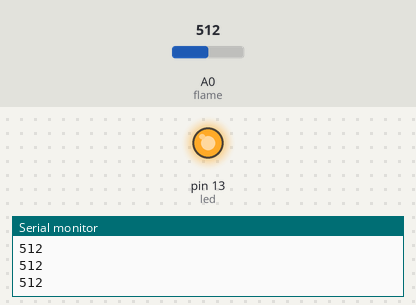
This sketch was run on a simulated Arduino Uno, built with avr-gcc and run on an emulated ATmega328P. On the bench: output pins drawn as LEDs (lit = HIGH), the last lines printed to the serial monitor. Inputs (shaded band) come from the test bench; at power-on: A0 (flame) = 512.

Above: at 1.2 s.
1.3 s: A0 (flame) set to 35
2.8 s: A0 (flame) set to 28
At 4.0 s:
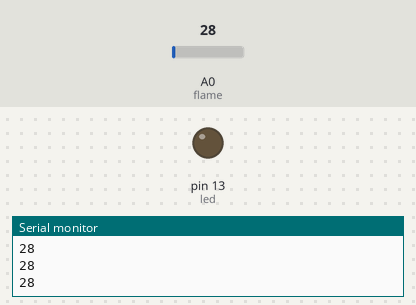
4.3 s: A0 (flame) set to 122
At 5.3 s:
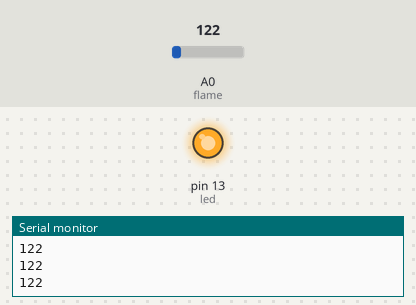
5.8 s: A0 (flame) set to 20
At 6.5 s:
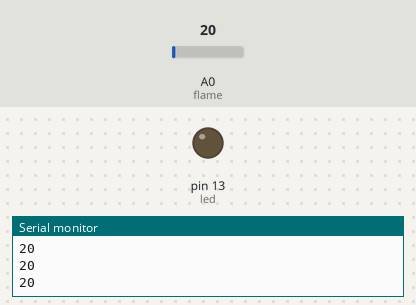
Timing chart, 0 to 8.3 s (numbered marks = the images above; inputs shaded):
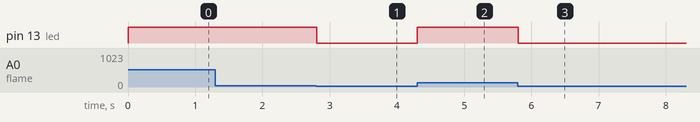

The sketch:

sketch_sep27c.ino
```cpp
int flame = A0;
int led = 13;
int val = 0;

void setup() {

  pinMode(led, OUTPUT);
  pinMode(flame, INPUT);
  Serial.begin(9600);

}

void loop() {
  val = analogRead(flame);
  Serial.println(val);
  if (val > 30)
  {
    digitalWrite(led, HIGH);
  } else {
    digitalWrite(led, LOW);
  }
}
```

Measured:
- the behaviour switches between 31 and 30 on A0 (flame) (found by bisection; images 0 and 1)
- after the input at 2.8 s, pin 13 (led): HIGH → LOW at once
- after the input at 4.3 s, pin 13 (led): LOW → HIGH at once
- after the input at 5.8 s, pin 13 (led): HIGH → LOW at once
